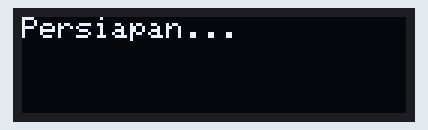
Recording of a sketch running on a simulated ESP32. Parts: 128×32 one-colour display. WiFi joins after 1.5 s; servers stay silent unless stated; the local clock reads 2024-03-15 10:24:30 at power-on unless the sketch sets it; what the sketch prints to the serial monitor is not drawn.

Above: at 0.1 s.
At 1.6 s:
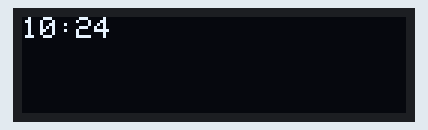
At 31.0 s:
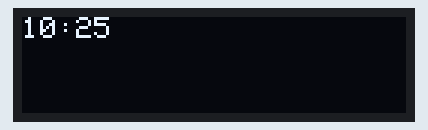
At 90.7 s:
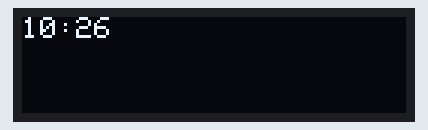

The sketch:

NTP_Oled.ino
```cpp
#include <WiFi.h>
#include "time.h"
#include <Wire.h>
#include <Adafruit_GFX.h>
#include <Adafruit_SSD1306.h>

#define OLED_RESET     -1 // Reset pin # (or -1 if sharing Arduino reset pin)
#define SCREEN_ADDRESS 0x3C ///< See datasheet for Address; 0x3D for 128x64, 0x3C for 128x32

#define OLED_Address 0x3C
Adafruit_SSD1306 oled(1);

const char* ssid     = "ELIN";
const char* password = "@polije.ac.id";

const char* ntpServer = "pool.ntp.org";
const long  gmtOffset_sec = 25200;
const int   daylightOffset_sec = 0;//3600;

void setup(){
  oled.begin(SSD1306_SWITCHCAPVCC, OLED_Address);
  oled.clearDisplay();
  oled.setTextColor(WHITE);
  oled.setCursor(0, 0);
  oled.println("Persiapan...");
  oled.display();

  Serial.begin(115200);

  // Connect to Wi-Fi
  Serial.print("Connecting to ");
  Serial.println(ssid);
  WiFi.begin(ssid, password);
  while (WiFi.status() != WL_CONNECTED) {
    delay(500);
    Serial.print(".");
  }
  Serial.println("");
  Serial.println("WiFi connected.");

  // Init and get the time
  configTime(gmtOffset_sec, daylightOffset_sec, ntpServer);
  printLocalTime();

  //disconnect WiFi as it's no longer needed
  WiFi.disconnect(true);
  WiFi.mode(WIFI_OFF);
  delay(1000);
}

void loop(){
  delay(1000);
  printLocalTime();
}

void printLocalTime(){
  struct tm timeinfo;
  if(!getLocalTime(&timeinfo)){
    Serial.println("Failed to obtain time");
    return;
  }
  char timeHour[3];
  char timeMinute[3];
  strftime(timeHour,3, "%H", &timeinfo);
  strftime(timeMinute,3, "%M", &timeinfo);
  Serial.print(timeHour); Serial.print(":");
  Serial.println(timeMinute);

    oled.clearDisplay();
    oled.setCursor(0,0);
    oled.print(timeHour);
    oled.print(":");
    oled.print(timeMinute);
    oled.display();

}
```

Measured:
- what the display in image 1 shows lasts 29.3 s, from 1.6 s to 30.9 s
- what the display in image 2 shows lasts 59.8 s, from 30.9 s to 90.7 s
